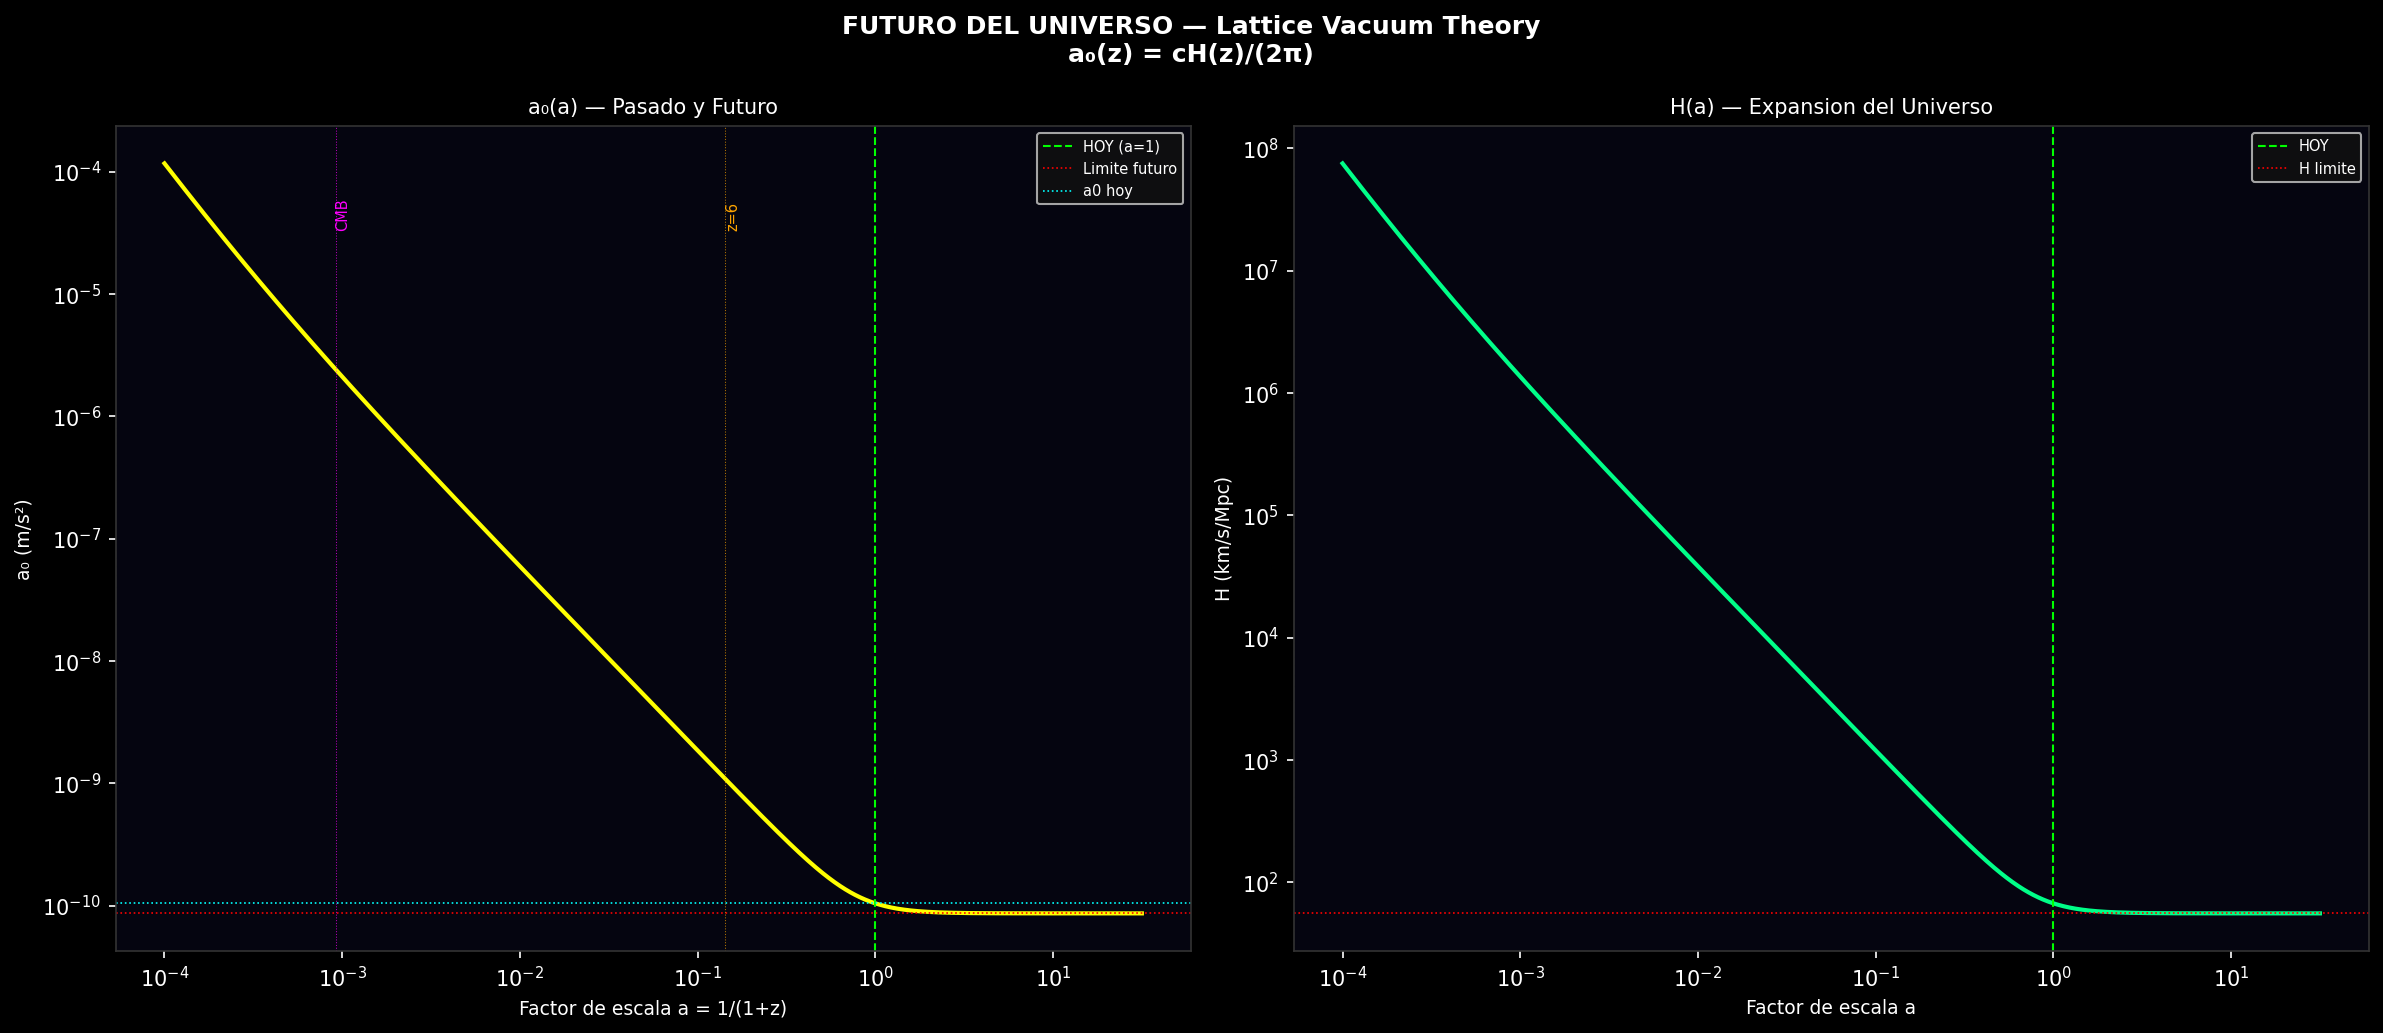

This chart was generated by the following Python code:
"""
FUTURO DEL UNIVERSO — Lattice Vacuum Theory
a0(z) = c * H(z) / (2*pi)
Mapeamos desde el Big Bang hasta el fin del universo
"""
import numpy as np
import matplotlib
matplotlib.use('Agg')
import matplotlib.pyplot as plt

C       = 299_792_458.0
H0      = 67.4 * 1000 / 3.086e22
Omega_m = 0.315
Omega_L = 0.685
Omega_r = 9.4e-5  # radiacion

def H(z):
    """H(z) para pasado (z>0) y futuro (z<0 equivale a a>1)"""
    a = 1 / (1 + z)
    # H^2 = H0^2 * (Omega_r/a^4 + Omega_m/a^3 + Omega_L)
    return H0 * np.sqrt(Omega_r/a**4 + Omega_m/a**3 + Omega_L)

def a0(z):
    return C * H(z) / (2 * np.pi)

# Tiempo cosmico aproximado (Gyr)
def tiempo_Gyr(z):
    """Edad del universo en Gyr para redshift z"""
    # Integracion numerica simple
    if z >= 1000:
        return 0.0
    z_arr = np.linspace(z, 1000, 10000)
    integrand = 1.0 / ((1+z_arr) * H(z_arr))
    return np.trapz(integrand, z_arr) / (3.156e7 * 1e9)  # en Gyr

print("="*65)
print("  FUTURO DEL UNIVERSO — Lattice Vacuum Theory")
print("="*65)

# Tabla completa: pasado + presente + futuro
epocas = [
    ("Big Bang",          1e6,   "pasado"),
    ("CMB",               1089,  "pasado"),
    ("Reionizacion",      6,     "pasado"),
    ("Primeras galaxias", 3,     "pasado"),
    ("Via Lactea forma",  2,     "pasado"),
    ("HOY",               0,     "presente"),
    ("Futuro cercano",    -0.3,  "futuro"),   # a=1.43, ~5 Gyr
    ("Futuro medio",      -0.6,  "futuro"),   # a=2.5,  ~20 Gyr
    ("Futuro lejano",     -0.8,  "futuro"),   # a=5,    ~50 Gyr
    ("Era oscura",        -0.95, "futuro"),   # a=20,   ~200 Gyr
]

print(f"\n  {'Epoca':<22} {'z':<8} {'H (s^-1)':<15} {'a0 (m/s^2)':<15} {'Ratio'}")
print("  " + "-"*70)

a0_hoy = a0(0)
for nombre, z, era in epocas:
    Hz  = H(z)
    a0z = a0(z)
    ratio = a0z / a0_hoy
    marca = "◄ HOY" if era == "presente" else ("▶ FUTURO" if era == "futuro" else "")
    print(f"  {nombre:<22} {z:<8.2f} {Hz:.4e}      {a0z:.4e}      {ratio:.3f}x  {marca}")

# Limite futuro
H_inf = H0 * np.sqrt(Omega_L)
a0_inf = C * H_inf / (2 * np.pi)
print(f"\n  {'Limite futuro (inf)':<22} {'inf':<8} {H_inf:.4e}      {a0_inf:.4e}      {a0_inf/a0_hoy:.3f}x")

print(f"\n  CONCLUSION:")
print(f"  En el futuro lejano H -> H_inf = {H_inf:.4e} s^-1")
print(f"  a0 converge a {a0_inf:.4e} m/s^2")
print(f"  = {a0_inf/a0_hoy:.3f} veces el valor actual")
print(f"  El universo no colapsa. Se estabiliza.")
print(f"  La gravedad efectiva MOND disminuye pero nunca llega a 0.")
print(f"  Consistente con r0 > 0 siempre.")

# ============================================================
# VISUALIZACION
# ============================================================
fig, axes = plt.subplots(1, 2, figsize=(16, 7), facecolor='black')
fig.suptitle('FUTURO DEL UNIVERSO — Lattice Vacuum Theory\na₀(z) = cH(z)/(2π)',
             color='white', fontsize=12, fontweight='bold')

# Rango: desde Big Bang hasta futuro lejano
# Usamos factor de escala a = 1/(1+z)
a_arr = np.logspace(-4, 1.5, 1000)  # a desde 0.0001 hasta ~30
z_arr = 1/a_arr - 1

H_arr  = np.array([H(z) for z in z_arr])
a0_arr = np.array([a0(z) for z in z_arr])

# Panel 1: a0 vs factor de escala
ax1 = axes[0]
ax1.set_facecolor('#050510')
ax1.loglog(a_arr, a0_arr, color='yellow', lw=2.0)
ax1.axvline(1.0, color='lime',  lw=1.0, ls='--', label='HOY (a=1)')
ax1.axhline(a0_inf, color='red', lw=0.8, ls=':', label=f'Limite futuro')
ax1.axhline(a0_hoy, color='cyan', lw=0.8, ls=':', label=f'a0 hoy')
# Marcar epocas
ax1.axvline(1/1090, color='magenta', lw=0.5, ls=':', alpha=0.7)
ax1.text(1/1090, a0_arr.max()*0.3, 'CMB', color='magenta', fontsize=7, rotation=90)
ax1.axvline(1/7, color='orange', lw=0.5, ls=':', alpha=0.7)
ax1.text(1/7, a0_arr.max()*0.3, 'z=6', color='orange', fontsize=7, rotation=90)
ax1.set_xlabel('Factor de escala a = 1/(1+z)', color='white', fontsize=9)
ax1.set_ylabel('a₀ (m/s²)', color='white', fontsize=9)
ax1.set_title('a₀(a) — Pasado y Futuro', color='white', fontsize=10)
ax1.tick_params(colors='white')
ax1.legend(fontsize=7, facecolor='#111', labelcolor='white')
for sp in ax1.spines.values(): sp.set_edgecolor('#333')

# Panel 2: H(z) vs factor de escala
ax2 = axes[1]
ax2.set_facecolor('#050510')
ax2.loglog(a_arr, H_arr * 3.086e22/1000, color='#00FF88', lw=2.0)
ax2.axvline(1.0, color='lime', lw=1.0, ls='--', label='HOY')
ax2.axhline(H_inf*3.086e22/1000, color='red', lw=0.8, ls=':', label='H limite')
ax2.set_xlabel('Factor de escala a', color='white', fontsize=9)
ax2.set_ylabel('H (km/s/Mpc)', color='white', fontsize=9)
ax2.set_title('H(a) — Expansion del Universo', color='white', fontsize=10)
ax2.tick_params(colors='white')
ax2.legend(fontsize=7, facecolor='#111', labelcolor='white')
for sp in ax2.spines.values(): sp.set_edgecolor('#333')

plt.tight_layout()
out = r'c:\Users\kiros\Desktop\simulacion-cosmos\futuro_universo.png'
plt.savefig(out, dpi=150, bbox_inches='tight', facecolor='black')
print(f"\n  Imagen guardada: {out}")
print("\n  Mapa completo del universo completado.")
